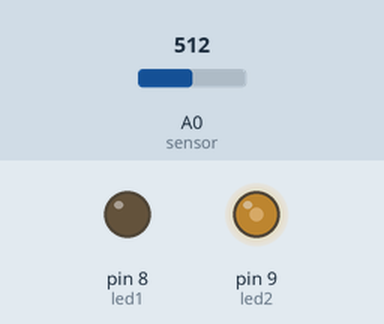
Recording of a sketch running on a simulated Arduino Uno, built with avr-gcc and run on an emulated ATmega328P. Parts: output pins drawn as LEDs (lit = HIGH). The inputs (shaded band) are chosen by the test bench; at power-on: A0 (sensor) = 512.

Above: at 1.2 s.
1.3 s: A0 (sensor) set to 716
At 2.1 s:
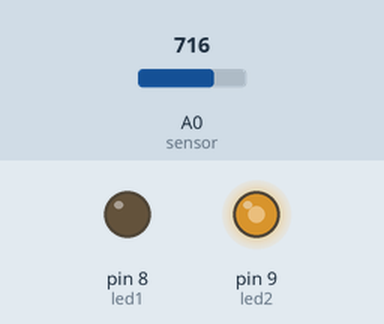
2.8 s: A0 (sensor) set to 900
At 3.3 s:
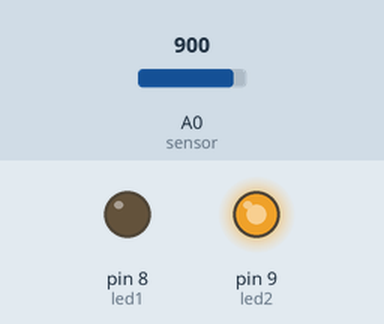
4.3 s: A0 (sensor) set to 1023
At 5.5 s:
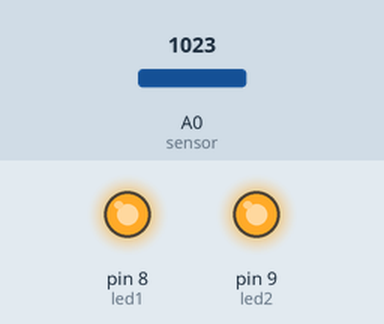
5.8 s: A0 (sensor) set to 306
At 6.8 s:
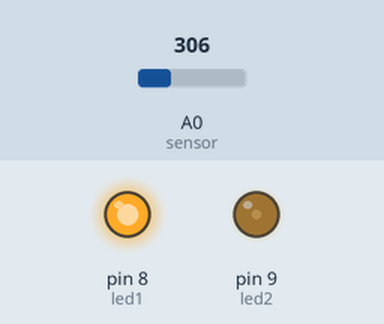
Timing chart, 0 to 8.3 s (numbered marks = the images above; inputs shaded):
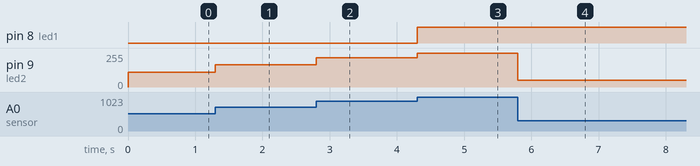

Measured:
- after the input at 1.3 s, pin 9 (led2): 110/255 → 167/255 at once
- after the input at 2.8 s, pin 9 (led2): 167/255 → 220/255 at once
- after the input at 4.3 s, pin 8 (led1): LOW → HIGH at once; pin 9 (led2): 220/255 → 255/255 at once
- after the input at 5.8 s, pin 9 (led2): 255/255 → 51/255 at once

The sketch:

sistema_exaustao.ino
```cpp
/* ************************************************************************

Colégio SATC
Curso Técnico em Mecatrônica
Disciplina: Sistemas Embarcados
Turma: 3191
Professor: Marcos Antonio Jeremias Coelho

Programa: Sistema de Exaustão Termo-Controlado

Autor: Tiago Fortunato Rosset
Data: 12/04/2026
Versão: 1.0

************************************************************************ */

const int sensor = A0;
const int led1 = 8;
const int led2 = 9;

void setup() {
  pinMode(led1, OUTPUT);
  pinMode(led2, OUTPUT);
}

void loop() {
  int leitura = analogRead(sensor);
  float valor_volts = (leitura/1023.0)*5;
  if(valor_volts < 1.5){
    analogWrite(led2, 51);
  }
  if(valor_volts >= 1.5){
    int brilho = (valor_volts*58)-35;
    analogWrite(led2, brilho);
    if(valor_volts == 5){
     digitalWrite(led1, 1);
    }
    else{
      digitalWrite(led1, 0);
    }
  }
}
```
